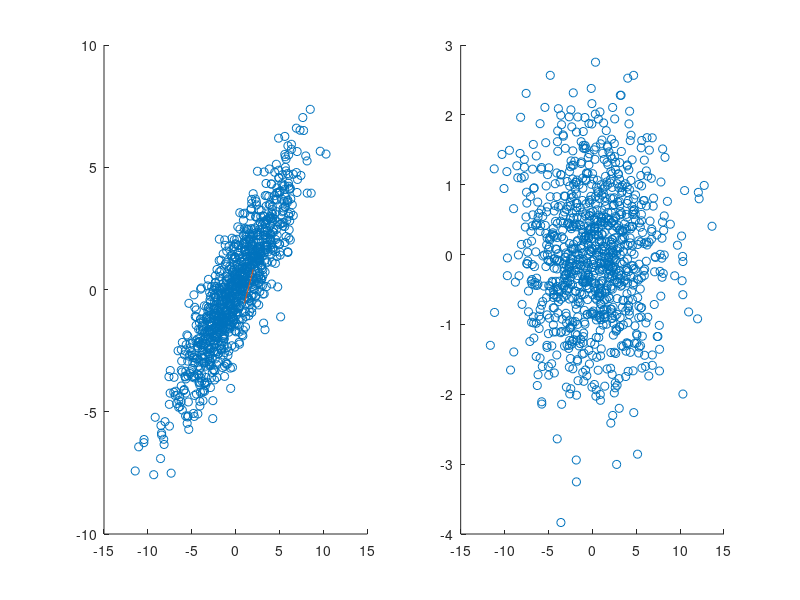

Reproduce this figure in MATLAB. (Note: this script raises an error after producing the figure.)
%% lecture 5 - slide 25
clearvars
FigHandle = figure('name','lecture 5 - 25','numbertitle','off');
set(FigHandle, 'Position', [50, 50, 1000, 500]);
N = 1000;
x1 = 4 * randn(N,1);
y1 = 1 * randn(N,1);
R = [cosd(145) -sind(145); sind(145) cosd(145)];
scaling = [x1, y1] * R;
x1 = scaling(:,1);
y1 = scaling(:,2);

data = [x1 y1];
X = data.';

subplot(1,2,1);
scatter(x1,y1);

cov_x = cov(X.');
[U,S,V] = svd(cov_x);
R = U*X;

% seperating X and Y for scatter plot purpose
x_plot = R(1,:);
y_plot = R(2,:);

% plotting the Eigen Vectors
hold on 
plot(U(:,1));
plot(U(:,2));
hold off;

% plotting the PCA output
subplot(1,2,2);
scatter(x_plot,y_plot);


%% lecture 5 - slide 37
clearvars
FigHandle = figure('name','lecture 5 - 37','numbertitle','off');
set(FigHandle, 'Position', [50, 50, 600, 500]);

load faces.mat;
cov_x = cov(X.');
[U,S,V] = svd(cov_x);
for i = 1:36
    subplot(6,6,i);
    img = reshape(U(:,i),M,N);
    imagesc(img),colormap(bone);axis off; 
end
%% lecture 5 - slide 39
clearvars
FigHandle = figure('name','lecture 5 - slide 39','numbertitle','off');
set(FigHandle, 'Position', [50, 50, 1000, 200]);

load faces.mat;

[H,V] = size(X);
INPUT = X;
subplot(1,6,1);
imagesc(reshape(INPUT(:,11),M,N)),colormap(bone),title('input');


%% taking mean face reduction
mean_face_vector = sum(X,2) / V;
mean_face = reshape(mean_face_vector,M,N);
% figure,imagesc(mean_face),colormap(bone);
for i = 1:V
    X(:,i) = X(:,i) - mean_face_vector;
end

%% Taking PCA
cov_x = cov(X.');
[U,S,V] = svd(cov_x);

%% for k = 50
k = 50;
U50 = U(:,1:k);
U50T = U50.';
size(U50T)
W = U50T*X;
recoveredFaces = U50T.' * W;
size(recoveredFaces)
approxFace = reshape(recoveredFaces(:,11),M,N);


subplot(1,6,2);
imagesc(U50T(:,11)),colormap gray,title('Weights');


subplot(1,6,3)
imagesc(approxFace+mean_face),colormap(bone),title('Approximation');

%% for k = 10
k = 10;
U10 = U(:,1:k);
U10T = U10.';
W = U10T*X;
recoveredFaces = U10T.' * W;
approxFace = reshape(recoveredFaces(:,11),M,N);

subplot(1,6,4);
imagesc(reshape(INPUT(:,11),M,N)),colormap(bone),title('input');


subplot(1,6,5)
imagesc(U10T(:,11)),colormap(bone),title('Weight');

subplot(1,6,6)
imagesc(approxFace+mean_face),colormap(bone), title('Approximation');

%% lecture 5 - slide 52
clearvars
FigHandle = figure('name','lecture 5 - slide 52','numbertitle','off');
set(FigHandle, 'Position', [50, 50, 1000, 500]);

load faces.mat;

[H,V] = size(X);
for i = 1:V
    imageTensor(:,:,i) = reshape(X(:,i),M,N);
end

xrange = [1 15];
yrange = [1 15];
%patchTensor
for i = 1:V
    x = uint8(rand(1,1)*range(xrange)+min(xrange));
    y = uint8(rand(1,1)*range(yrange)+min(yrange));
    imag = imageTensor(:,:,i);
    % taking patch of 10x10 size random
    patch = imag(x:x+9,y:y+9);
    patchTensor(:,:,i) = patch;
end

for i = 1:V
    p = patchTensor(:,:,i);
    inp(:,i) = p(:);
end

X = inp;
cov_x = cov(X.');
[U,S,V] = svd(cov_x);
for i = 1:50
    subplot(5,10,i);
    imagesc(reshape(U(:,i),10,10)),colormap(bone);axis off;
end

%% lecture 6 - slide 22
clearvars
FigHandle = figure('name','lecture 6 - 22','numbertitle','off');
set(FigHandle, 'Position', [50, 50, 1300, 300]);

N = 1000;
%range -1 to 1
a = -1;
b = 1;
r1 = (b-a).*rand(N,1) + a;
r2 = (b-a).*rand(N,1) + a;

x = 2*r1 + r2;
y = r1 + r2;

X = zeros(2,N);
X(1,:) = x;
X(2,:) = y;

subplot(1,3,1)
scatter(x,y);title('input');

% PCA
cov_x = cov(X.');
[U,S,V] = svd(cov_x);
R = U*X;
x_plot = R(1,:);
y_plot = R(2,:);

subplot(1,3,2)
scatter(x_plot,y_plot);title('PCA');

W = eye(2);
D = eye(2);
learningRate = 0.005;
delta = 0.00001;

% ICA
W = helperICA(learningRate, delta, W, X, D, N);
op = W*X;
size(op)
subplot(1,3,3)
scatter(op(1,:),op(2,:),'o'),title('ICA');

%% lecture 6 - slide 32
clearvars
load faces.mat;
[H,V] = size(X);
INPUT = X;

mean_face_vector = sum(X,2) / V;
mean_face = reshape(mean_face_vector,M,N);
% figure,imagesc(mean_face),colormap(bone);
for i = 1:V
    X(:,i) = X(:,i) - mean_face_vector;
end

cov_x = cov(X.');
[U,S,V] = svd(cov_x);
PCA_eigen = U;

FigHandle = figure('name','EIGEN FACES','numbertitle','off');
set(FigHandle, 'Position', [50, 50, 500, 500]);
for i = 1:16
    subplot(4,4,i);
    img = reshape(PCA_eigen(:,i),30,26);
    imagesc(img),colormap(bone);axis off;
end

ICA_INPUT = U(:,1:16).'*X;
W = rand(16);
D = eye(16);
learningRate = 1e-16;
delta = 0.00001;
N = 1000;
% normalize it
max_vals = max(ICA_INPUT.').';
ICA_INPUT = bsxfun(@rdivide,ICA_INPUT,max_vals);

W = helperICA(learningRate, delta, W, ICA_INPUT, D, N);
op = W * U(:,1:16).';
op = op.'; % to match slide sequence of faces
FigHandle = figure('name','ICA FACES','numbertitle','off');
set(FigHandle, 'Position', [50, 50, 500, 500]);
for i = 1:16
   subplot(4,4,i);
   img = reshape(op(:,i),30,26);
   imagesc(img),colormap(bone);axis off;
end
%% lecture 6 - slide 45
clearvars
in = zeros(100,200);
for i = 2:23
    for j = 2:23
        in(i,j) = 1;
    end
end

for i = 2:23
    for j = 50:90
        in(i,j) = 1;
    end
end

for i = 2:23
    for j = 130:160
        in(i,j) = 1;
    end
end

for i = 2:23
    for j = 183:200
        in(i,j) = 1;
    end
end

for i = 80:90
    for j = 20:40
        in(i,j) = 1;
    end
end

for i = 80:90
    for j = 80:110
        in(i,j) = 1;
    end
end

for i = 80:90
    for j = 150:180
        in(i,j) = 1;
    end
end
imagesc(imcomplement(in)),colormap gray;
axis xy

errorrate = 1e-5;
X = double(in);
H = rand(2,200)+10;
W = rand(100, 2)+10;
N = 500;
[output,W,H,N] = nmf_helper(X,W,H,N,errorrate);
figure
subplot(4,1,1)
plot(W(:,1)),title('Sometimes due to the randomness, it needs to be rerun for proper output - W column 1');
subplot(4,1,2)
plot(W(:,2)),title('W column 2');
subplot(4,1,3)
plot(H(1,:)),title('H ROW 1');
subplot(4,1,4)
plot(H(2,:)),title('H ROW 2');

%% lecture 6 - slide 51,52,53
clearvars
file = 'hands.mp4';
v = VideoReader(file);
i = 1;
while hasFrame(v)
    frame = readFrame(v);
    grayScale = rgb2gray(frame);
    video(:,i) = grayScale(:);
    i = i + 1;
end
X = double(video);
size(video)
[U,D] = eigs(cov(X.'));
size(X)
U = U(:,1:3);
UT = U.';
Z = UT*X;
figure('name','lecture 6 - slide 51','numbertitle','off');
subplot(2,3,1)
ut = reshape(U(:,1),60,80);
imagesc(ut*240),colormap bone,title('Component 1');

subplot(2,3,2)
ut = reshape(U(:,2),60,80);
imagesc(ut*240),colormap bone,title('Component 2');

subplot(2,3,3)
ut = reshape(U(:,3),60,80);
imagesc(ut*240),colormap bone,title('Component 3');

figure('name','lecture 6 - slide 51','numbertitle','off');
plot(Z(1,:))
hold on
plot(Z(2,:))
hold on
plot(Z(3,:))
hold off
W = rand(3);
D = eye(3);

learningRate = 1e-16;
delta = 0.0001;
N = 150;
W = helperICA(learningRate, delta, W, Z, D, N);
op = W * U.';
Z = op * X;

figure('name','lecture 6 - slide 52','numbertitle','off');
subplot(1,3,1)
imagesc(reshape(op(1,:), 60,80) .* 300), colormap bone,title('ICA component1');
subplot(1,3,2)
imagesc(reshape(op(2,:), 60,80) .* 300), colormap bone, title('ICA component2');
subplot(1,3,3)
imagesc(reshape(op(3,:), 60,80) .* 300), colormap bone, title('ICA component3');

figure('name','lecture 6 - slide 52','numbertitle','off');
subplot(3,1,1)
plot(Z(1,:))
subplot(3,1,2)
plot(Z(2,:))
subplot(3,1,3)
plot(Z(3,:))
errorrate = 1e-5;
H = rand(3, 123) + 10;
W = rand(4800, 3) + 10;
N = 50;

[output,W,H,N] = nmf_helper(X,W,H,N,errorrate);


figure('name','lecture 6 - slide 53','numbertitle','off');
subplot(2,3,1);
ut = reshape(W(:,1),60,80);
imagesc(ut),colormap gray

subplot(2,3,2)
ut = reshape(W(:,2),60,80);
imagesc(ut),colormap gray

subplot(2,3,3)
ut = reshape(W(:,3),60,80);
imagesc(ut),colormap gray


figure('name','lecture 6 - slide 53','numbertitle','off');
subplot(3,1,1)
plot(H(1,:)), title('comp 1');
subplot(3,1,2)
plot(H(2,:)), title('comp 2');
subplot(3,1,3)
plot(H(3,:)), title('comp 3');

%% lecture 7 - slide 36
clearvars
load('cities.mat');
%%
in = D;
[r,c] = size(in);
for i = 1:r
    sum = 0;
    for j = 1:c
        sum = sum + in(i,j);
    end
    avg = sum/c;
    avg
    for j = 1:c
        in(i,j) = in(i,j)-avg; 
    end
    avg = 0;
end

for j = 1:c
    sum = 0;
    for i = 1:r
        sum = sum + in(i,j);
    end
    avg = sum/r;
    for i = 1:r
        in(i,j) = in(i,j)-avg; 
    end
end


[U,S,V] = svd(cov(in));
% taking only top 3 components 
U = U(:,1:3);
Z = U.'*in;
X1 = Z(1,:);
Y1 = Z(2,:);
Z1 = Z(3,:);
%%
FigHandle = figure('name','lecture 7 - 26','numbertitle','off');
set(FigHandle, 'Position', [50, 50, 1000, 400]);
subplot(1,2,1)
imagesc(in);colormap gray;axis xy;
subplot(1,2,2)
scatter3(Y1,Z1,X1);
text(Y1,Z1,X1,cities);

%% lecture 7 - slide 56
clearvars
FigHandle = figure('name','lecture 7 - slide 56','numbertitle','off');
set(FigHandle, 'Position', [50, 50, 1000, 500]);
N = 2^10;
cmap = jet(N);
t = rand(1,N);
t = sort(4*pi*sqrt(t))'; 
z = 8*pi*rand(N,1); 
x = (t+.1).*cos(t);
y = (t+.1).*sin(t);
data = [x,y,z];
subplot(2,3,1)
scatter3(x,y,z,20,cmap);
view([-12,-82]);
title('input data');

W = zeros(N);
sigma = 100;

% finding the distance between points
for i = 1:N
    for j = 1:N
        d1 = (x(i)-x(j)).^2;
        d2 = (y(i)-y(j)).^2;
        d3 = (z(i)-z(j)).^2;
        d = d1+d2+d3;
        e = exp((-1*d)/sigma);
        W(i,j) = e;    
    end
end
% figure,imagesc(W);colormap gray;
tw = zeros(N);

neighboursTrials = [4 10 25 45];
index = 2;
for neighbours = neighboursTrials
    for i = 1:N
        [sort_data, sort_index] = sort(W(i,:),'descend');
        for j = 2:neighbours
            max_index = sort_index(1,j);
            tw(i,max_index) = sort_data(1,j);
        end
    end
   % figure,imagesc(tw);
    onet = ones(N,1).';
    rs = onet*tw;
    D = diag(rs);
    L = tw - D;
    for i = 1:N
        if (rs(1,i) ~= 0) 
            rs(1,i) = rs(1,i).^(-0.5);
        end
    end
    D1 = diag(rs);
    Lchandra = (D1*L*D1);
    % figure,imagesc(Lchandra);
    [U,S,V] = svd(Lchandra);
    subplot(2,3,index);
    scatter(U(:,N-1),U(:,N-2),50,cmap),axis ij, title(['neighbour k  =',int2str(neighbours)]);
    view([0,-88]);
    index = index + 1;
end
%% lecture 7 - slide 68
clearvars

FigHandle = figure('name','lecture 7 - 68','numbertitle','off');
set(FigHandle, 'Position', [50, 50, 1200, 300]);

file = 'hotlips.mp4';
v = VideoReader(file);
i = 1;

while hasFrame(v)
    frame = readFrame(v);
    grayScale = rgb2gray(frame);
    video(:,i) = grayScale(:);
    i = i + 1;
end
X = double(video);
[H,V,P] = size(frame);
N = 86;
W = zeros(N);
for i = 1:N
    frame1 = X(:,i);
    for j = 1:N
        frame2 = X(:,j);
        costheta = dot(frame1,frame2)/(norm(frame1)*norm(frame2));
%         theta = acos(costheta);
        W(i,j) = costheta;
    end
end
index = 1;
tw = zeros(N);
neighboursTrials = [2 4 8 25];
for neighbours = neighboursTrials
    for i = 1:N
        [sort_data, sort_index] = sort(W(i,:),'descend');
        for j = 2:neighbours
            max_index = sort_index(1,j);
            tw(i,max_index) = sort_data(1,j);
        end
    end
    % figure, imagesc(tw),colormap gray;


    onet = ones(N,1).';
    rs = onet*tw;
    D = diag(rs);
    L = tw - D;
    for i = 1:N
        if (rs(1,i) ~= 0) 
            rs(1,i) = rs(1,i).^(-0.5);
        end
    end
    D1 = diag(rs);
    Lchandra = (D1*L*D1);
    % figure,imagesc(Lchandra);
    [U,S,V] = svd(Lchandra);
    cmap = jet(N);
    subplot(1,4,index)
    scatter(U(:,N-1),U(:,N-2),50,cmap),colormap gray, title(['neighbours k=',int2str(neighbours)]);
    index = index + 1;
end
%% extra question
clearvars
load one.mat;
[R, C] = size(one);

for i = 1:C
    input(:,i) = one{i}(:);
end

X = input;

N = 1135;
for i = 1:N
    frame1 = X(:,i);
    for j = 1:N
        frame2 = X(:,j);
        costheta = dot(frame1,frame2)/(norm(frame1)*norm(frame2));
%         theta = acos(costheta);
        W(i,j) = costheta;
    end
end
tw = zeros(N);
neighbours = 100;
for i = 1:N
    [sort_data, sort_index] = sort(W(i,:),'descend');
    for j = 2:neighbours
        max_index = sort_index(1,j);
        tw(i,max_index) = sort_data(1,j);
    end
end
% figure, imagesc(tw),colormap gray;


onet = ones(N,1).';
rs = onet*tw;
D = diag(rs);
L = tw - D;
for i = 1:N
    if (rs(1,i) ~= 0) 
        rs(1,i) = rs(1,i).^(-0.5);
    end
end
D1 = diag(rs);
Lchandra = (D1*L*D1);
% figure,imagesc(Lchandra);
[U,S,V] = svd(Lchandra);
cmap = jet(N);
figure('name','extra credit question','numbertitle','off');
scatter(U(:,N-1),U(:,N-2)),colormap gray, title('I can observe that when LE is applied on the input data, ones.mat and project it down to 2 dimension, the pattern of 1 is clearly seen');

